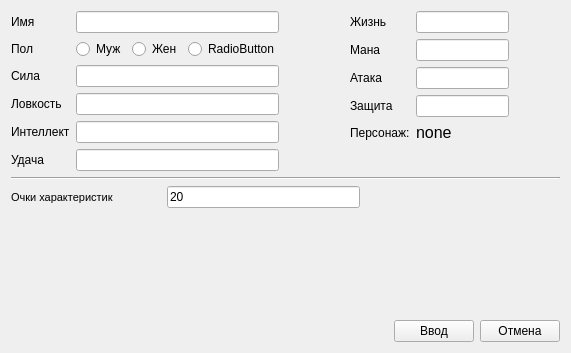
<?xml version="1.0" encoding="UTF-8"?>
<ui version="4.0">
 <class>MainWindow</class>
 <widget class="QMainWindow" name="MainWindow">
  <property name="geometry">
   <rect>
    <x>0</x>
    <y>0</y>
    <width>571</width>
    <height>353</height>
   </rect>
  </property>
  <property name="windowTitle">
   <string>MainWindow</string>
  </property>
  <widget class="QWidget" name="centralWidget">
   <layout class="QVBoxLayout" name="verticalLayout">
    <item>
     <layout class="QHBoxLayout" name="horizontalLayout_7">
      <item>
       <layout class="QHBoxLayout" name="horizontalLayout_6">
        <item>
         <layout class="QFormLayout" name="formLayout_2">
          <item row="0" column="0">
           <widget class="QLabel" name="labelName">
            <property name="text">
             <string>Имя</string>
            </property>
           </widget>
          </item>
          <item row="0" column="1">
           <widget class="QLineEdit" name="lineEditName"/>
          </item>
          <item row="1" column="0">
           <widget class="QLabel" name="labelGender">
            <property name="text">
             <string>Пол</string>
            </property>
           </widget>
          </item>
          <item row="1" column="1">
           <layout class="QHBoxLayout" name="horizontalLayout_5">
            <item>
             <widget class="QRadioButton" name="radioButtonMale">
              <property name="text">
               <string>Муж</string>
              </property>
             </widget>
            </item>
            <item>
             <widget class="QRadioButton" name="radioButtonFeMale">
              <property name="text">
               <string>Жен</string>
              </property>
             </widget>
            </item>
            <item>
             <widget class="QRadioButton" name="radioButton">
              <property name="text">
               <string>RadioButton</string>
              </property>
             </widget>
            </item>
           </layout>
          </item>
          <item row="2" column="0">
           <widget class="QLabel" name="labelForce">
            <property name="autoFillBackground">
             <bool>false</bool>
            </property>
            <property name="text">
             <string>Сила</string>
            </property>
           </widget>
          </item>
          <item row="2" column="1">
           <widget class="QLineEdit" name="lineEditForce"/>
          </item>
          <item row="3" column="0">
           <widget class="QLabel" name="labelDexterity">
            <property name="text">
             <string>Ловкость</string>
            </property>
           </widget>
          </item>
          <item row="3" column="1">
           <widget class="QLineEdit" name="lineEditDexterity"/>
          </item>
          <item row="4" column="0">
           <widget class="QLabel" name="labelIntelligence">
            <property name="text">
             <string>Интеллект</string>
            </property>
           </widget>
          </item>
          <item row="4" column="1">
           <widget class="QLineEdit" name="lineEditIntelligence"/>
          </item>
          <item row="5" column="0">
           <widget class="QLabel" name="labelLuck">
            <property name="text">
             <string>Удача</string>
            </property>
           </widget>
          </item>
          <item row="5" column="1">
           <widget class="QLineEdit" name="lineEditLuck"/>
          </item>
         </layout>
        </item>
        <item>
         <spacer name="horizontalSpacer">
          <property name="orientation">
           <enum>Qt::Horizontal</enum>
          </property>
          <property name="sizeHint" stdset="0">
           <size>
            <width>80</width>
            <height>20</height>
           </size>
          </property>
         </spacer>
        </item>
        <item>
         <layout class="QFormLayout" name="formLayout_3">
          <item row="0" column="0">
           <widget class="QLabel" name="labelHP">
            <property name="text">
             <string>Жизнь</string>
            </property>
           </widget>
          </item>
          <item row="0" column="1">
           <widget class="QLineEdit" name="lineEditHP">
            <property name="focusPolicy">
             <enum>Qt::NoFocus</enum>
            </property>
            <property name="readOnly">
             <bool>true</bool>
            </property>
           </widget>
          </item>
          <item row="1" column="0">
           <widget class="QLabel" name="labelMana">
            <property name="text">
             <string>Мана</string>
            </property>
           </widget>
          </item>
          <item row="1" column="1">
           <widget class="QLineEdit" name="lineEditMana">
            <property name="focusPolicy">
             <enum>Qt::NoFocus</enum>
            </property>
            <property name="readOnly">
             <bool>true</bool>
            </property>
           </widget>
          </item>
          <item row="2" column="0">
           <widget class="QLabel" name="labelAttack">
            <property name="text">
             <string>Атака</string>
            </property>
           </widget>
          </item>
          <item row="2" column="1">
           <widget class="QLineEdit" name="lineEditAttack">
            <property name="focusPolicy">
             <enum>Qt::NoFocus</enum>
            </property>
            <property name="readOnly">
             <bool>true</bool>
            </property>
           </widget>
          </item>
          <item row="3" column="0">
           <widget class="QLabel" name="labelDefense">
            <property name="text">
             <string>Защита   </string>
            </property>
           </widget>
          </item>
          <item row="3" column="1">
           <widget class="QLineEdit" name="lineEditDefense">
            <property name="focusPolicy">
             <enum>Qt::NoFocus</enum>
            </property>
            <property name="readOnly">
             <bool>true</bool>
            </property>
           </widget>
          </item>
          <item row="4" column="0">
           <widget class="QLabel" name="labelType">
            <property name="text">
             <string>Персонаж:</string>
            </property>
           </widget>
          </item>
          <item row="4" column="1">
           <widget class="QLabel" name="labelType2">
            <property name="font">
             <font>
              <pointsize>12</pointsize>
             </font>
            </property>
            <property name="text">
             <string>none</string>
            </property>
           </widget>
          </item>
         </layout>
        </item>
       </layout>
      </item>
      <item>
       <spacer name="horizontalSpacer_2">
        <property name="orientation">
         <enum>Qt::Horizontal</enum>
        </property>
        <property name="sizeHint" stdset="0">
         <size>
          <width>80</width>
          <height>20</height>
         </size>
        </property>
       </spacer>
      </item>
     </layout>
    </item>
    <item>
     <widget class="Line" name="line">
      <property name="orientation">
       <enum>Qt::Horizontal</enum>
      </property>
     </widget>
    </item>
    <item>
     <layout class="QHBoxLayout" name="horizontalLayout_8">
      <item>
       <widget class="QLabel" name="labelPerfomancePoints">
        <property name="minimumSize">
         <size>
          <width>150</width>
          <height>0</height>
         </size>
        </property>
        <property name="font">
         <font>
          <pointsize>8</pointsize>
          <weight>50</weight>
          <italic>false</italic>
          <bold>false</bold>
         </font>
        </property>
        <property name="text">
         <string>Очки характеристик</string>
        </property>
       </widget>
      </item>
      <item>
       <widget class="QLineEdit" name="lineEditPerfomancePoints">
        <property name="enabled">
         <bool>true</bool>
        </property>
        <property name="focusPolicy">
         <enum>Qt::NoFocus</enum>
        </property>
        <property name="text">
         <string>20</string>
        </property>
        <property name="readOnly">
         <bool>true</bool>
        </property>
       </widget>
      </item>
      <item>
       <spacer name="horizontalSpacer_3">
        <property name="orientation">
         <enum>Qt::Horizontal</enum>
        </property>
        <property name="sizeHint" stdset="0">
         <size>
          <width>200</width>
          <height>20</height>
         </size>
        </property>
       </spacer>
      </item>
     </layout>
    </item>
    <item>
     <spacer name="verticalSpacer">
      <property name="orientation">
       <enum>Qt::Vertical</enum>
      </property>
      <property name="sizeHint" stdset="0">
       <size>
        <width>20</width>
        <height>40</height>
       </size>
      </property>
     </spacer>
    </item>
    <item>
     <layout class="QHBoxLayout" name="horizontalLayout">
      <item>
       <spacer name="horizontalSpacer_4">
        <property name="orientation">
         <enum>Qt::Horizontal</enum>
        </property>
        <property name="sizeHint" stdset="0">
         <size>
          <width>40</width>
          <height>20</height>
         </size>
        </property>
       </spacer>
      </item>
      <item>
       <widget class="QPushButton" name="pushButtonInput">
        <property name="text">
         <string>Ввод</string>
        </property>
       </widget>
      </item>
      <item>
       <widget class="QPushButton" name="pushButtonCancelelation">
        <property name="text">
         <string>Отмена</string>
        </property>
       </widget>
      </item>
     </layout>
    </item>
   </layout>
  </widget>
  <widget class="QMenuBar" name="menuBar">
   <property name="geometry">
    <rect>
     <x>0</x>
     <y>0</y>
     <width>571</width>
     <height>21</height>
    </rect>
   </property>
  </widget>
 </widget>
 <layoutdefault spacing="6" margin="11"/>
 <resources/>
 <connections/>
</ui>
